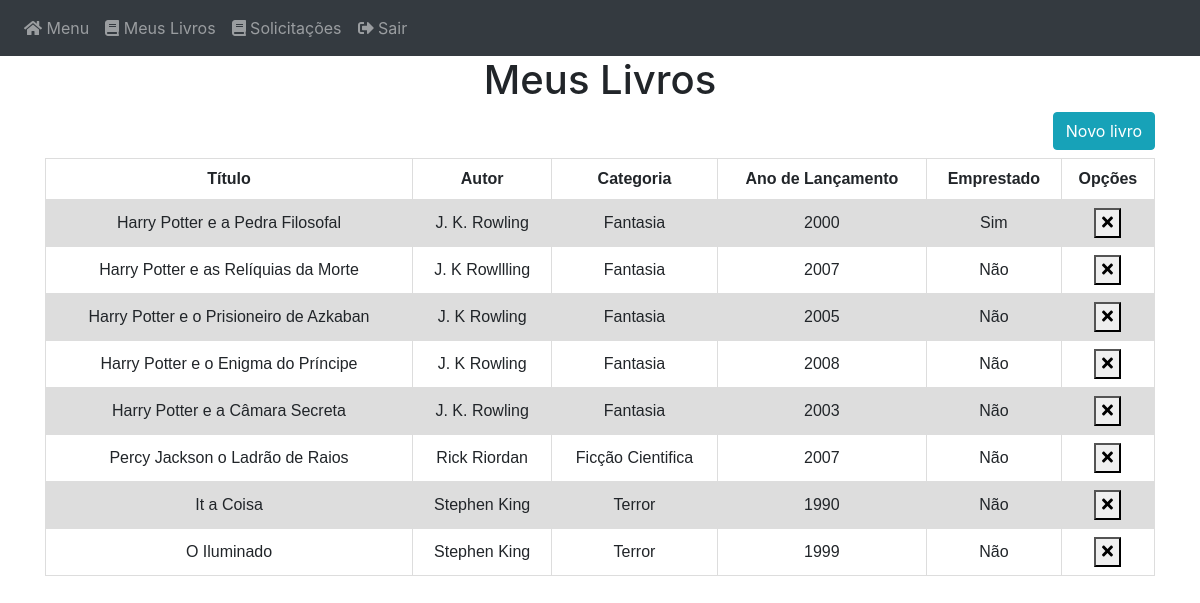
/my-books (signed in), run on the app's committed database.
### projetoFlask/models.py (models this page shows)
class Book(db.Model):
    id = db.Column(db.Integer, primary_key=True)
    author = db.Column(db.String(150))
    title = db.Column(db.String(150))
    release_year = db.Column(db.Integer)
    category = db.Column(db.String(150))
    disponible = db.Column(db.Boolean, default=True)
    user_id = db.Column(db.Integer, db.ForeignKey('user.id'))
    url_image = db.Column(db.String)

### projetoFlask/views.py (the view)
@views.route('/my-books', methods=['GET'])
def my_books():
    return render_template("my_books.html", user=current_user)

### projetoFlask/__init__.py (called while the page is built)
def create_app():
    app = Flask(__name__)
    app.config['SECRET_KEY'] = 'something-secret'
    app.config['SQLALCHEMY_DATABASE_URI'] = f'sqlite:///{DB_NAME}'
    db.init_app(app)
    from .views import views
    from .auth import auth
    app.register_blueprint(views, url_prefix='/')
    app.register_blueprint(auth, url_prefix='/')
    from .models import User, Book
    with app.app_context():
        db.create_all()
    login_manager = LoginManager()
    login_manager.login_view = 'auth.login'
    login_manager.init_app(app)
    @login_manager.user_loader
    def load_user(id):
        return User.query.get(int(id))
    return app

### projetoFlask/templates/my_books.html (shortened to what this page needs)
{% extends "base.html" %}
{% block content%}
<h1 align="center">Meus Livros</h1>
<a href="/new-book" class="pull-right btn btn-rounded btn-xs btn-stroke btn-info waves-effect mb-2">Novo livro</a>
<br>
{% if user.books %}
<table class="text-center" id="books">
    <tr>
        <th>Título</th>
        <th>Autor</th>
        <th>Categoria</th>
        <th>Ano de Lançamento</th>
        <th>Emprestado</th>
        <th>Opções</th>
    </tr>
    {% for book in user.books %}
    <tr>
        <td>{{ book.title }}</td>
        <td>{{ book.author }}</td>
        <td>{{ book.category }}</td>
        <td>{{ book.release_year }}</td>
        <td>
            {% if book.disponible == false%}
                Sim
            {% else %}
                Não
            {% endif %}
        </td>
        <td>
            <button type="button" onClick="deleteBook({{ book.id }})">
                <i class="fa fa-times" aria-hidden="true"></i>
            </button>
        </td>
    </tr>
    {% endfor %}
</table>
{% else %}
<br>
<div class="alert alert-danger mt-4">
    <i class="fa fa-exclamation-triangle"></i> Nenhum registro foi encontrado!
</div>
{% endif %}
{% endblock %}

### projetoFlask/templates/base.html (shortened to what this page needs)
<!DOCTYPE html>
<html>
<head>
  <link rel="stylesheet" href="https://stackpath.bootstrapcdn.com/bootstrap/4.4.1/css/bootstrap.min.css" />
  <link rel="stylesheet" href="https://maxcdn.bootstrapcdn.com/font-awesome/4.7.0/css/font-awesome.min.css">
</head>
<body>
  <nav class="navbar navbar-expand-lg navbar-dark bg-dark">
    <div class="collapse navbar-collapse" id="navbar">
      <div class="navbar-nav">
        {% if user.is_authenticated %}
        <a class="nav-item nav-link" id="home" href="/">
          <i class="fas fa-home"></i> Menu
        </a>
        <a class="nav-item nav-link" id="my-books" href="/my-books">
          <i class="fas fa-book"></i> Meus Livros
        </a>
        <a class="nav-item nav-link" id="my-requests" href="/loan-requests">
          <i class="fas fa-book"></i> Solicitações
        </a>
        <a class="nav-item nav-link" id="logout" href="/logout">
          <i class="fas fa-sign-out-alt"></i> Sair
        </a>
        {% else %}
        <a class="nav-item nav-link" id="login" href="/login">Entrar</a>
        <a class="nav-item nav-link" id="signUp" href="/sign-up">Cadastre-se</a>
        {% endif %}
      </div>
    </div>
  </nav>
  <div class="container">{% block content %} {% endblock %}</div>
</body>
</html>

### projetoFlask/templates/my_books.html (style rules this page uses)
table { font-family: arial, sans-serif; border-collapse: collapse; width: 100%; }
td, th { border: 1px solid #dddddd; text-align: center; padding: 8px; }
tr:nth-child(even) { background-color: #dddddd; }

### data on the page
Book: title "Harry Potter e a Pedra Filosofal", author "J. K. Rowling", category "Fantasia", release_year "2000", disponible "Sim"
Book: title "Harry Potter e as Relíquias da Morte", author "J. K Rowllling", category "Fantasia", release_year "2007", disponible "Não"
Book: title "Harry Potter e o Prisioneiro de Azkaban", author "J. K Rowling", category "Fantasia", release_year "2005", disponible "Não"
Book: title "Harry Potter e o Enigma do Príncipe", author "J. K Rowling", category "Fantasia", release_year "2008", disponible "Não"
Book: title "Harry Potter e a Câmara Secreta", author "J. K. Rowling", category "Fantasia", release_year "2003", disponible "Não"
Book: title "Percy Jackson o Ladrão de Raios", author "Rick Riordan", category "Ficção Cientifica", release_year "2007", disponible "Não"
Book: title "It a Coisa", author "Stephen King", category "Terror", release_year "1990", disponible "Não"
Book: title "O Iluminado", author "Stephen King", category "Terror", release_year "1999", disponible "Não"
